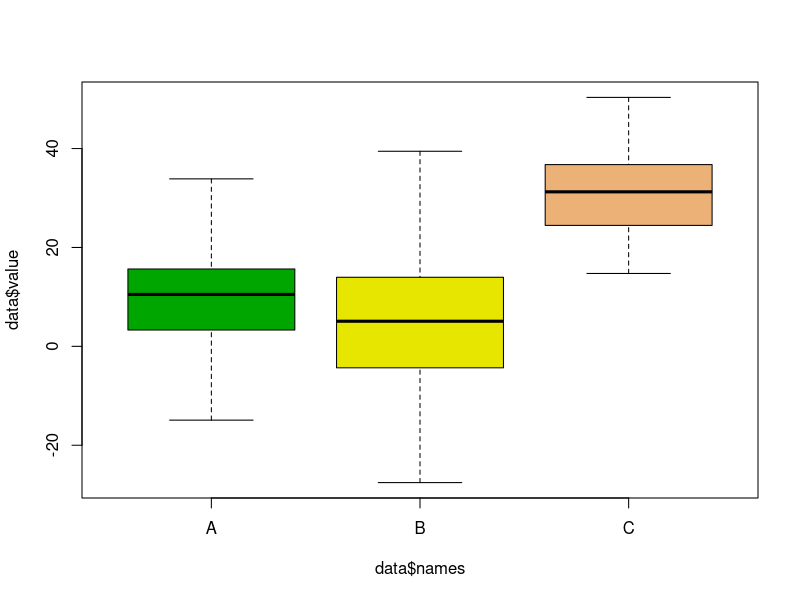

Write the R code that produced this figure. (Note: this script raises an error after producing the figure.)
#box plot with jitter
#http://www.r-graph-gallery.com/96-boxplot-with-jitter/
#
plot.new()
# Create data
names=c(rep("A", 80) , rep("B", 50) , rep("C", 70))
value=c( rnorm(80 , mean=10 , sd=9) , rnorm(50 , mean=2 , sd=15) , rnorm(70 , mean=30 , sd=10) )
data=data.frame(names,value)

# Basic boxplot
boxplot(data$value ~ data$names , col=terrain.colors(4) )

# Add data points
mylevels<-levels(data$names)
levelProportions<-summary(data$names)/nrow(data)

for(i in 1:length(mylevels)){
  
  thislevel<-mylevels[i]
  thisvalues<-data[data$names==thislevel, "value"]
  
  # take the x-axis indices and add a jitter, proportional to the N in each level
  myjitter<-jitter(rep(i, length(thisvalues)), amount=levelProportions[i]/2)
  points(myjitter, thisvalues, pch=20, col=rgb(0,0,0,.2)) 
  
}
